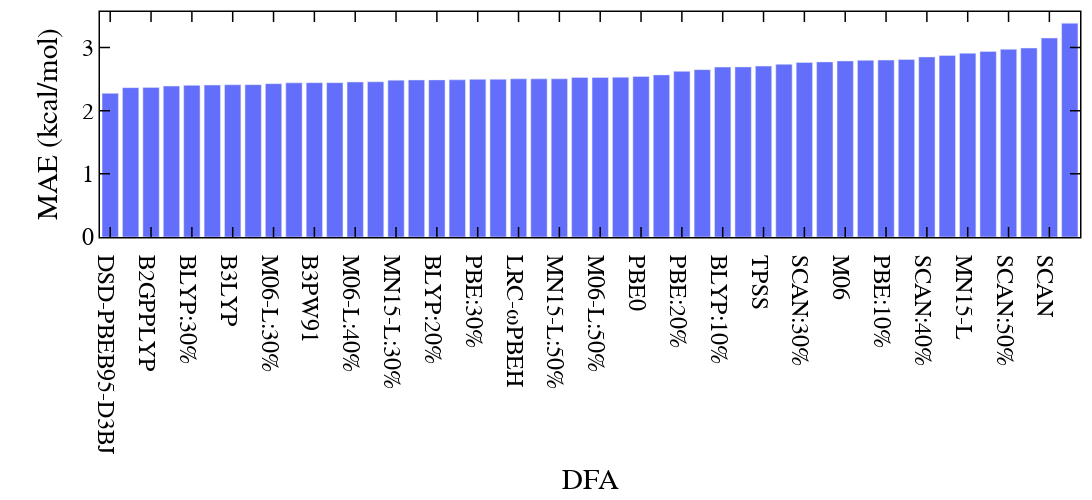

Here is the notebook cell this chart was saved with:
### Code cell
x, y = [], []
mae_dict = dict(sorted(mae_dict.items(), key=lambda item: item[1]))
dfa_names = []
for f in list(mae_dict.keys()):
    if "_hfx_" in f:
        _ff = f.split("_")
        f = _ff[0] + ":%s%s"%(_ff[-1], "%")
    if not "91" in f:
        f = f.upper().replace("W", "\u03C9")
    else:
        f = f.upper()
    dfa_names.append(f)
data = [go.Bar(x=dfa_names,
               y=list(mae_dict.values()), name='all'),]
layout = go.Layout()
layout.update(glob_layout)
layout["xaxis"].update({'title': "DFA"})
layout["yaxis"].update({'title': "MAE (kcal/mol)", })
layout.update(width=1600, height=500, boxmode='group')
fig = go.Figure(data=data, layout=layout)
iplot(fig)
# fig.write_image("/Users/chenruduan/Dropbox (MIT)/CD-DFARecFull/SI/SI_Figures/TLMAEs/F1.pdf")

### Figure 1 — Plotly figure (JSON) as saved in the notebook; plotly's stock layout.template omitted (floating-point values rounded to 4 significant figures)
{"data": [{"name": "all", "type": "bar", "x": ["DSD-PBEB95-D3BJ", "ωB97X", "B2GPPLYP", "MN15-L:20%", "BLYP:30%", "PBE0-DH", "B3LYP", "BLYP:40%", "M06-L:30%", "DSD-BLYP-D3BJ", "B3PW91", "BLYP", "M06-L:40%", "BLYP:50%", "MN15-L:30%", "M06-L:20%", "BLYP:20%", "M06-2X", "PBE:30%", "B3P86", "LRC-ωPBEH", "MN15-L:40%", "MN15-L:50%", "MN15-L:10%", "M06-L:50%", "PBE:40%", "PBE0", "DSD-PBEP86-D3BJ", "PBE:20%", "PBE", "BLYP:10%", "TPSSH", "TPSS", "PBE:50%", "SCAN:30%", "M06-L:10%", "M06", "SCAN0", "PBE:10%", "BP86", "SCAN:40%", "M06-L", "MN15-L", "SCAN:20%", "SCAN:50%", "SCAN:10%", "SCAN", "MN15"], "y": [2.275, 2.366, 2.37, 2.39, 2.402, 2.407, 2.411, 2.413, 2.429, 2.441, 2.444, 2.445, 2.455, 2.458, 2.484, 2.487, 2.488, 2.49, 2.497, 2.498, 2.504, 2.504, 2.506, 2.525, 2.526, 2.53, 2.543, 2.568, 2.623, 2.651, 2.691, 2.694, 2.706, 2.735, 2.764, 2.773, 2.788, 2.798, 2.802, 2.81, 2.852, 2.876, 2.91, 2.938, 2.973, 2.992, 3.151, 3.385]}], "layout": {"boxmode": "group", "font": {"color": "black", "family": "Helvetica", "size": 24}, "height": 500, "legend": {"orientation": "v"}, "margin": {"b": 100, "l": 100, "r": 10, "t": 10}, "paper_bgcolor": "rgba(255,255,255,100)", "plot_bgcolor": "white", "width": 1600, "xaxis": {"color": "black", "linecolor": "black", "linewidth": 1.5, "mirror": "allticks", "showgrid": false, "showline": true, "ticklen": 10, "ticks": "inside", "tickwidth": 1.5, "title": {"text": "DFA"}, "zeroline": false}, "yaxis": {"color": "black", "linecolor": "black", "linewidth": 1.5, "mirror": "allticks", "showgrid": false, "showline": true, "ticklen": 10, "ticks": "inside", "tickwidth": 1.5, "title": {"text": "MAE (kcal/mol)"}, "zeroline": false}}}
